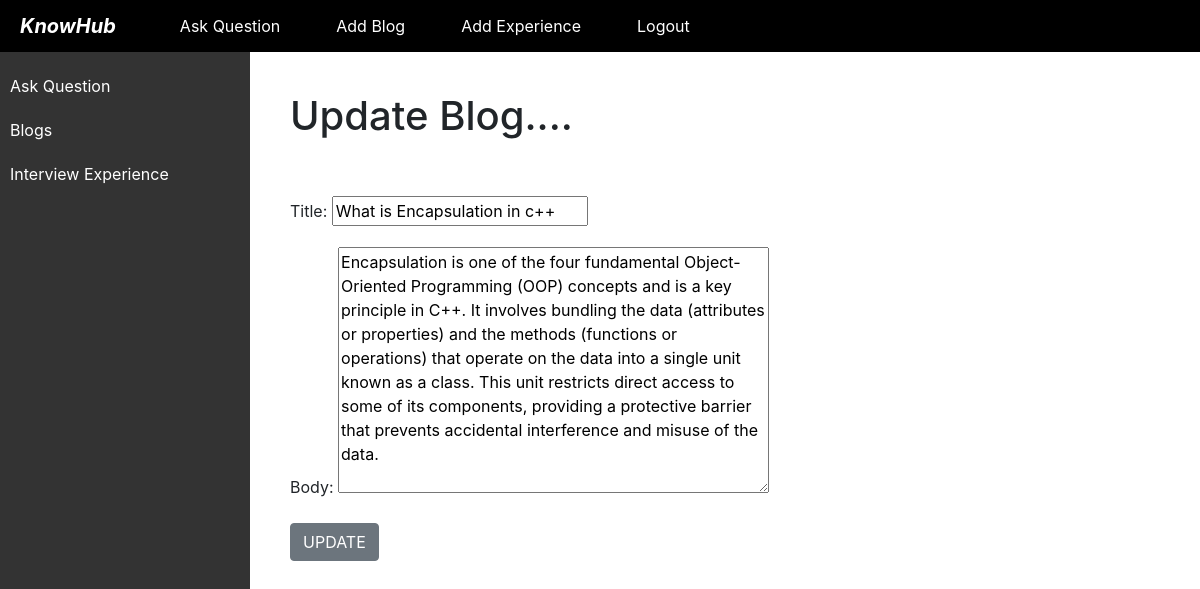
Page /article/edit/2 (signed in) on the committed database.
### website/models.py (models this page shows, shortened)
class Post(models.Model):
    title = models.CharField(max_length=255)
    author = models.ForeignKey(User, on_delete=models.CASCADE)
    body = models.TextField()
    likes = models.ManyToManyField(User, related_name='blog_posts')

### website/views.py (the view)
# urls.py: path('article/edit/<int:pk>',UpdatePostView.as_view(),name = 'update_post'),
class UpdatePostView(UpdateView):
    model = Post
    template_name = 'update.html'
    fields = ['title' , 'body' ]

### website/templates/update.html (shortened to what this page needs)
{%extends 'base.html'%}
{%block content%}
<div class="main-content">
{% if user.is_authenticated %}
    <h1>Update Blog....</h1>
    <br> <br>
    <div class="form-group">
    <form action="" method="post">
        {{form.as_p}}
        <button class="btn btn-secondary">UPDATE</button>
    </form>
    </div>
{% else %}
    You're not allowed here and you know it
{%endif%}
</div>
{%endblock%}

### website/templates/base.html (style rules this page uses)
.main-content { margin-left: 250px; padding: 20px; }
body { background-color: #ffffff; }

### rows in the picture
Post: title "What is Encapsulation in c++", body "Encapsulation is one of the four fundamental Object-Oriented Programming (OOP) concepts and is a key principle in C++. It involves bundling the data (attributes or properties) and the methods (functions or operations) that operate on the data into a single unit known as a class. This unit restricts direct access to some of its components, providing a protective barrier that prevents accidental interference and misuse of the data."
